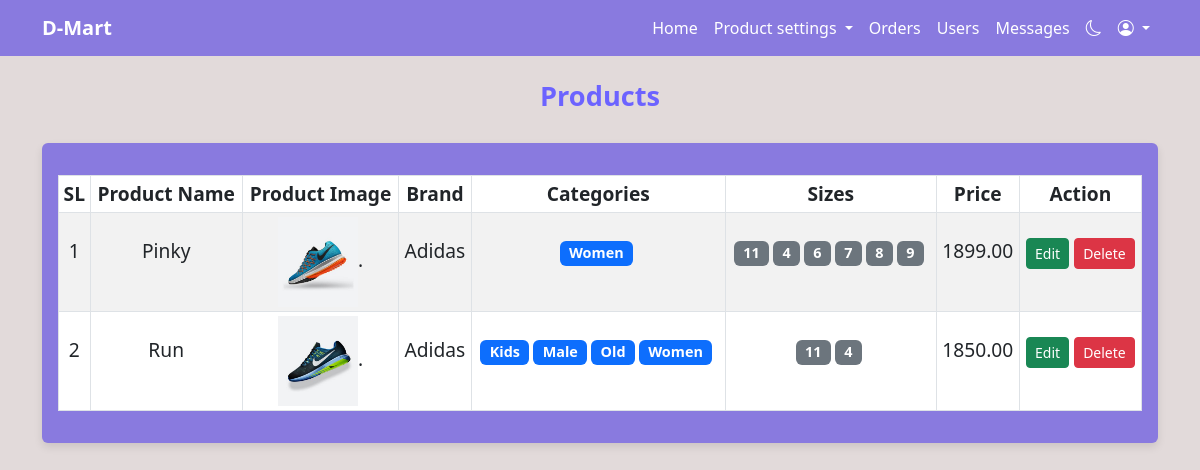
The page /backend/products.php (signed in) on the database its author committed.
### tables this page shows
CREATE TABLE `products` (
  `id` int(11) NOT NULL,
  `name` varchar(250) NOT NULL,
  `price` decimal(10,2) NOT NULL,
  `image_path` varchar(250) NOT NULL,
  `brand_id` int(11) NOT NULL,
  `status` tinyint(1) NOT NULL DEFAULT 1
);

CREATE TABLE `brand` (
  `id` int(11) NOT NULL,
  `name` varchar(250) NOT NULL,
  `status` tinyint(1) NOT NULL DEFAULT 1
);

### backend/products.php (the view, shortened to what this page needs)
<?php
    require 'database_connection.php';
    $sql = "
            SELECT
                p.id AS product_id,
                p.name AS product_name,
                p.image_path as image,
                p.price as price,
                p.status,
                b.name AS brand_name,
                GROUP_CONCAT(DISTINCT c.name ORDER BY c.name ASC SEPARATOR ', ') AS category_names,
                GROUP_CONCAT(DISTINCT s.name ORDER BY s.name ASC SEPARATOR ', ') AS size_names
            FROM
                products p
            LEFT JOIN
                brand b ON p.brand_id = b.id
            LEFT JOIN
                product_categories pc ON p.id = pc.product_id
            LEFT JOIN
                categories c ON pc.category_id = c.id
            LEFT JOIN
                product_sizes ps ON p.id = ps.product_id
            LEFT JOIN
                sizes s ON ps.size_id = s.id
            WHERE
                p.status = 1
            GROUP BY
                p.id
            ORDER BY
                p.name ASC;
         ";
    $result = $conn->query($sql);
?>
<!DOCTYPE html>
<html lang="en">
<?php require 'assets/header.php'; ?>
<body class="day-mode">
    <?php require 'assets/menu.php'; ?>
    <h2 class="dashboard-title mt-4">Products</h2>
    <div class="container">
        <div class="row mt-4">
            <div class="col-md-12 mb-4">
                <div class="card card-user-info">
                    <div class="card-body">
                        <table class="table table-striped table-bordered table-sm table-hover table-responsive mt-3">
                            <thead>
                                <tr>
                                    <th>SL</th>
                                    <th>Product Name</th>
                                    <th>Product Image</th>
                                    <th>Brand</th>
                                    <th>Categories</th>
                                    <th>Sizes</th>
                                    <th>Price</th>
                                    <th>Action</th>
                                </tr>
                            </thead>
                            <tbody>
                                <?php
                                if ($result->num_rows > 0) {
                                    $sl = 1;
                                    while ($row = $result->fetch_assoc()) {
                                        echo "<tr>";
                                        echo "<td class='pt-4'>" . $sl++ . "</td>";
                                        echo "<td class='pt-4'>" . htmlspecialchars($row['product_name']) . "</td>";
                                        echo "<td><img src='" . htmlspecialchars($row["image"])."' style='width:80px;'>.</td>";
                                        echo "<td class='pt-4'>" . htmlspecialchars($row['brand_name']) . "</td>";
                                        echo "<td class='pt-4'>";
                                        $categories = explode(',', $row['category_names']);
                                        foreach ($categories as $category) {
                                            echo "<span class='badge bg-primary me-1'>" . htmlspecialchars($category) . "</span>";
                                        }
                                        echo "</td>";
                                        echo "<td class='pt-4'>";
                                        $sizes = explode(',', $row['size_names']);
                                        foreach ($sizes as $size) {
                                            echo "<span class='badge bg-secondary me-1'>" . htmlspecialchars($size) . "</span>";
                                        }
                                        echo "</td>";
                                        echo "<td class='pt-4'>" . htmlspecialchars($row['price']) . "</td>";
                                        echo "<td class='pt-4'>
                                                <a href='edit_product.php?id=" . $row['product_id'] . "' class='btn btn-success btn-sm'>Edit</a>
                                                <a href='delete_product.php?id=" . $row['product_id'] . "'
                                                    class='btn btn-danger btn-sm'
                                                    onclick=\"return confirm('Are you sure you want to delete this product?');\">
                                                    Delete
                                                </a>
                                              </td>";
                                        echo "</tr>";
                                    }
                                } else {
                                    echo "<tr><td colspan='7' class='text-center'>No products available</td></tr>";
                                }
                                ?>
                            </tbody>
                        </table>
                    </div>
                </div>
            </div>
        </div>
    </div>
</body>
</html>

### backend/assets/css/style.css (style rules this page uses)
body.day-mode { background-color: #e2dada; color: #040303; }
.dashboard-title { color: #6c63ff; text-align: center; font-size: 1.7rem; font-weight: bold; margin-bottom: 30px; }
.card { border: none; box-shadow: 0 4px 8px rgba(0, 0, 0, 0.1); transition: transform 0.2s ease-in-out; }
.card-body { text-align: center; font-size: 1.2rem; color: #32ebc3; }
.day-mode .card, .day-mode .navbar { background-color: #897adf; }

### rows shown on the page
products: name "Pinky", image_path (picture), brand.name "Adidas", category "Women", size "11", size "4", size "6", size "7", size "8", size "9", price "1899.00"
products: name "Run", image_path (picture), brand.name "Adidas", category "Kids", category "Male", category "Old", category "Women", size "11", size "4", price "1850.00"
